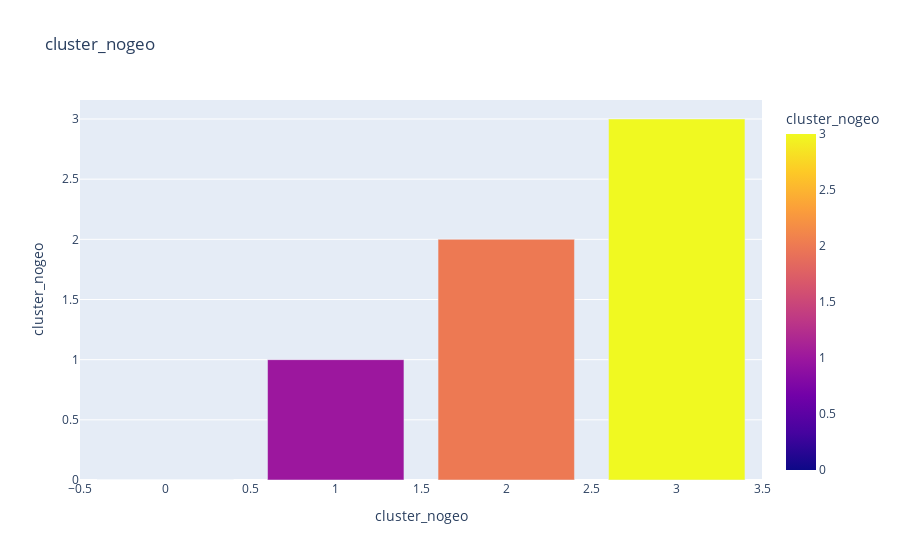
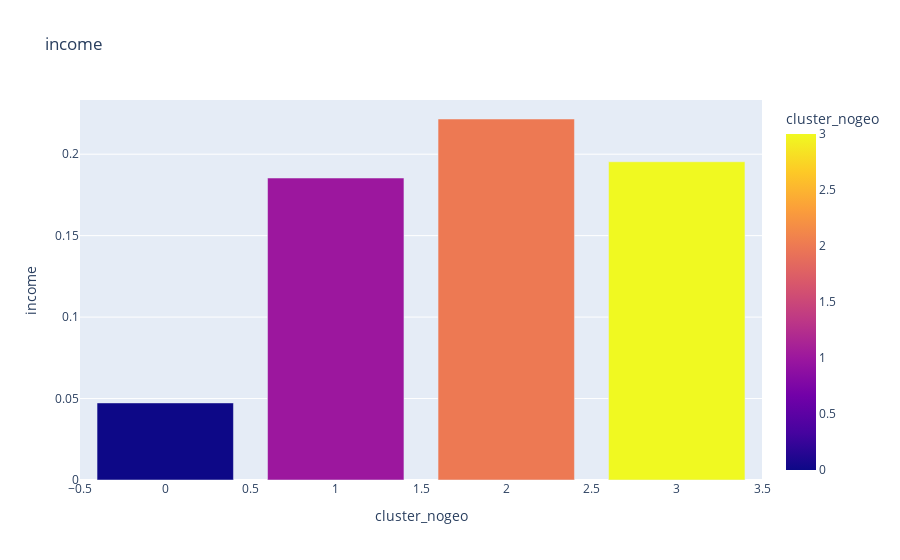
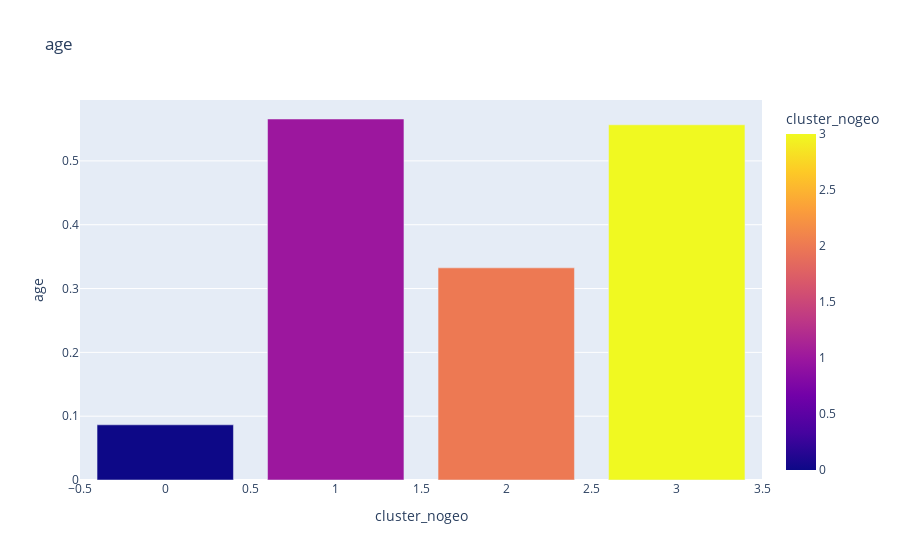
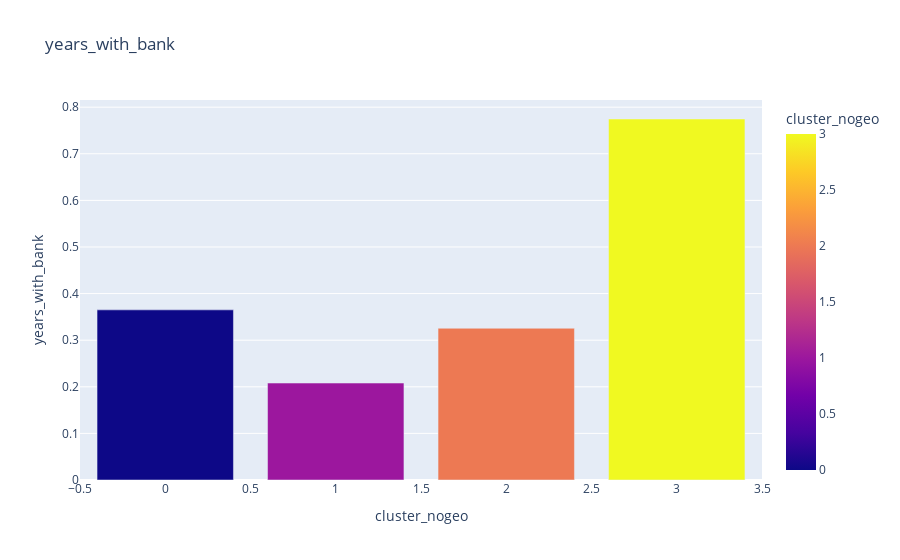

Notebook source saved alongside these figures, in order:
### Code cell
for column in radar_scaled:
    fig = px.bar(radar_scaled, x="cluster_nogeo", y=column, color="cluster_nogeo", title=column)
    fig.show()

### Figure 1 — Plotly figure (JSON) as saved in the notebook; plotly's stock layout.template omitted (floating-point values rounded to 4 significant figures)
{"data": [{"alignmentgroup": "True", "hovertemplate": "cluster_nogeo=%{marker.color}<extra></extra>", "legendgroup": "", "marker": {"color": [0, 1, 2, 3], "coloraxis": "coloraxis", "pattern": {"shape": ""}}, "name": "", "offsetgroup": "", "orientation": "v", "showlegend": false, "textposition": "auto", "type": "bar", "x": [0, 1, 2, 3], "xaxis": "x", "y": [0, 1, 2, 3], "yaxis": "y"}], "layout": {"barmode": "relative", "coloraxis": {"colorbar": {"title": {"text": "cluster_nogeo"}}, "colorscale": [[0, "#0d0887"], [0.1111, "#46039f"], [0.2222, "#7201a8"], [0.3333, "#9c179e"], [0.4444, "#bd3786"], [0.5556, "#d8576b"], [0.6667, "#ed7953"], [0.7778, "#fb9f3a"], [0.8889, "#fdca26"], [1, "#f0f921"]]}, "legend": {"tracegroupgap": 0}, "title": {"text": "cluster_nogeo"}, "xaxis": {"anchor": "y", "domain": [0, 1], "title": {"text": "cluster_nogeo"}}, "yaxis": {"anchor": "x", "domain": [0, 1], "title": {"text": "cluster_nogeo"}}}}

### Figure 2 — Plotly figure (JSON) as saved in the notebook; plotly's stock layout.template omitted (floating-point values rounded to 4 significant figures)
{"data": [{"alignmentgroup": "True", "hovertemplate": "cluster_nogeo=%{marker.color}<br>income=%{y}<extra></extra>", "legendgroup": "", "marker": {"color": [0, 1, 2, 3], "coloraxis": "coloraxis", "pattern": {"shape": ""}}, "name": "", "offsetgroup": "", "orientation": "v", "showlegend": false, "textposition": "auto", "type": "bar", "x": [0, 1, 2, 3], "xaxis": "x", "y": [0.04731, 0.1854, 0.2216, 0.1953], "yaxis": "y"}], "layout": {"barmode": "relative", "coloraxis": {"colorbar": {"title": {"text": "cluster_nogeo"}}, "colorscale": [[0, "#0d0887"], [0.1111, "#46039f"], [0.2222, "#7201a8"], [0.3333, "#9c179e"], [0.4444, "#bd3786"], [0.5556, "#d8576b"], [0.6667, "#ed7953"], [0.7778, "#fb9f3a"], [0.8889, "#fdca26"], [1, "#f0f921"]]}, "legend": {"tracegroupgap": 0}, "title": {"text": "income"}, "xaxis": {"anchor": "y", "domain": [0, 1], "title": {"text": "cluster_nogeo"}}, "yaxis": {"anchor": "x", "domain": [0, 1], "title": {"text": "income"}}}}

### Figure 3 — Plotly figure (JSON) as saved in the notebook; plotly's stock layout.template omitted (floating-point values rounded to 4 significant figures)
{"data": [{"alignmentgroup": "True", "hovertemplate": "cluster_nogeo=%{marker.color}<br>age=%{y}<extra></extra>", "legendgroup": "", "marker": {"color": [0, 1, 2, 3], "coloraxis": "coloraxis", "pattern": {"shape": ""}}, "name": "", "offsetgroup": "", "orientation": "v", "showlegend": false, "textposition": "auto", "type": "bar", "x": [0, 1, 2, 3], "xaxis": "x", "y": [0.08647, 0.5656, 0.3324, 0.5565], "yaxis": "y"}], "layout": {"barmode": "relative", "coloraxis": {"colorbar": {"title": {"text": "cluster_nogeo"}}, "colorscale": [[0, "#0d0887"], [0.1111, "#46039f"], [0.2222, "#7201a8"], [0.3333, "#9c179e"], [0.4444, "#bd3786"], [0.5556, "#d8576b"], [0.6667, "#ed7953"], [0.7778, "#fb9f3a"], [0.8889, "#fdca26"], [1, "#f0f921"]]}, "legend": {"tracegroupgap": 0}, "title": {"text": "age"}, "xaxis": {"anchor": "y", "domain": [0, 1], "title": {"text": "cluster_nogeo"}}, "yaxis": {"anchor": "x", "domain": [0, 1], "title": {"text": "age"}}}}

### Figure 4 — Plotly figure (JSON) as saved in the notebook; plotly's stock layout.template omitted (floating-point values rounded to 4 significant figures)
{"data": [{"alignmentgroup": "True", "hovertemplate": "cluster_nogeo=%{marker.color}<br>years_with_bank=%{y}<extra></extra>", "legendgroup": "", "marker": {"color": [0, 1, 2, 3], "coloraxis": "coloraxis", "pattern": {"shape": ""}}, "name": "", "offsetgroup": "", "orientation": "v", "showlegend": false, "textposition": "auto", "type": "bar", "x": [0, 1, 2, 3], "xaxis": "x", "y": [0.3651, 0.208, 0.3256, 0.7746], "yaxis": "y"}], "layout": {"barmode": "relative", "coloraxis": {"colorbar": {"title": {"text": "cluster_nogeo"}}, "colorscale": [[0, "#0d0887"], [0.1111, "#46039f"], [0.2222, "#7201a8"], [0.3333, "#9c179e"], [0.4444, "#bd3786"], [0.5556, "#d8576b"], [0.6667, "#ed7953"], [0.7778, "#fb9f3a"], [0.8889, "#fdca26"], [1, "#f0f921"]]}, "legend": {"tracegroupgap": 0}, "title": {"text": "years_with_bank"}, "xaxis": {"anchor": "y", "domain": [0, 1], "title": {"text": "cluster_nogeo"}}, "yaxis": {"anchor": "x", "domain": [0, 1], "title": {"text": "years_with_bank"}}}}
